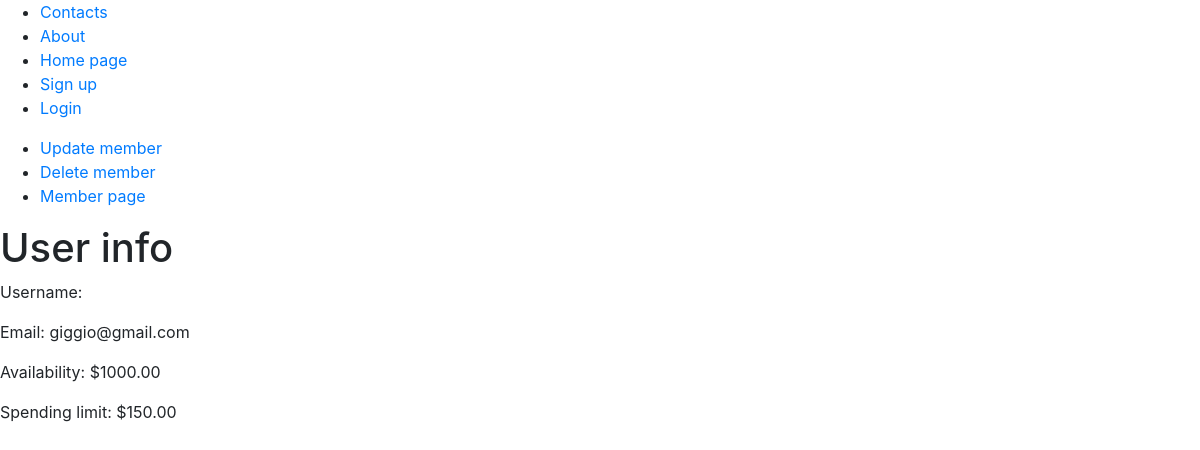
The app's page /user/giggio98, older data.
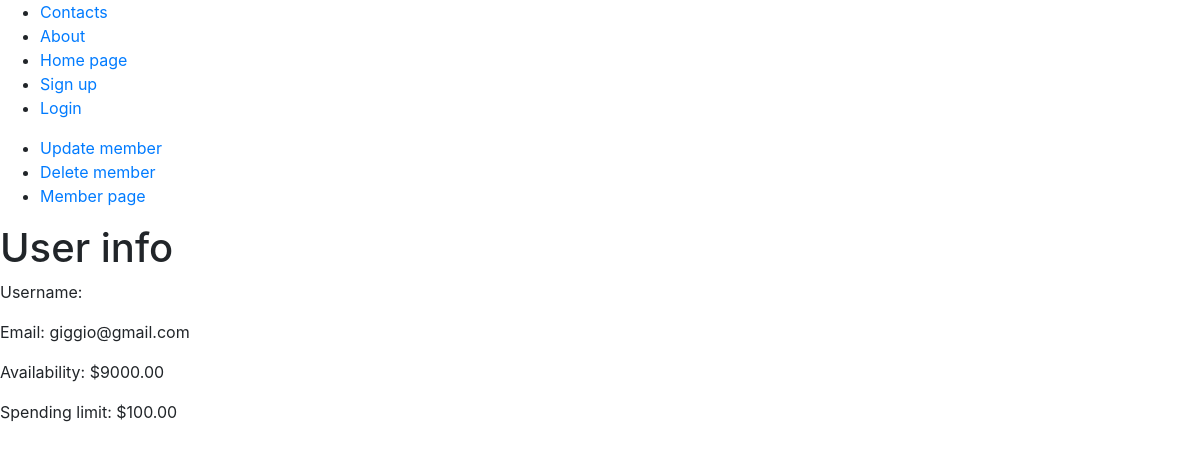
The same page, newer data.
### members/models.py (models this page shows, shortened)
class Member(models.Model):
    name = models.CharField(max_length=256, validators=[MinLengthValidator(8)])
    email = models.EmailField(max_length=256)
    availability = models.DecimalField(max_digits=10000, decimal_places=2)
    spendable = models.DecimalField(max_digits=10000, decimal_places=2, db_column='spending')
    author = models.CharField(max_length=256, default='')

### members/views.py (the view)
# urls.py: path('user/<str:name>', member_detail_view, name='member_detail_view'),                     # member.views
def member_detail_view(request, name):
    obj = get_object_or_404(Member, name=name)
    context = {
        "obj": obj
    }
    return render(request, "member/detail_member.html", context)

### templates/member/detail_member.html (shortened to what this page needs)
{% extends 'html/base.html' %}
{% block body_content %}
{% include 'html/navbar.html' %}
{% include 'html/member_ops.html' %}
<h1>User info</h1>
<p>Username: {{ obj.username }}</p>
<p>Email: {{ obj.email }}</p>
<p>Availability: ${{ obj.availability }}</p>
<p>Spending limit: ${{ obj.spendable }}</p>
{% endblock %}

### templates/html/base.html (shortened to what this page needs)
{% load static %}
<!DOCTYPE html>
<html>
    <head>
        <link
            rel="stylesheet"
            href="https://stackpath.bootstrapcdn.com/bootstrap/4.3.1/css/bootstrap.min.css"
>
    </head>
    <body>
        {% block body_content %}{% endblock %}
    </body>
</html>

### templates/html/navbar.html
<nav>
    <ul>
        <li> <a href="/contacts">Contacts</a> </li>
        <li> <a href="/about">About</a> </li>
        <li> <a href="/">Home page</a> </li>
        <li> <a href="/create_user">Sign up</a> </li>
        {% if user.is_authenticated %}
        <li> <a href="{% url 'member_list_view' logged_user=user.username %}">See members list</a></li>
        <li> <a href="/create_member">Create member</a> </li>
        <li> <a href="/logout">Logout</a></li>
        {% else %}
        <li> <a href="/login">Login</a> </li>
        {% endif %}
    </ul>
</nav>

### templates/html/member_ops.html
<ul>
    <li> <a href={% url 'update_member_view' name=obj.name %}>Update member</a> </li>
    <li> <a href={% url 'delete_member_view' name=obj.name %}>Delete member</a> </li>
    <li> <a href={% url 'member_detail_view' name=obj.name %}>Member page</a></li>
</ul>

Row changes from the older to the newer data that the page shows:
changed Member "giggio@gmail.com": availability "1000.00" → "9000.00"; spendable "150.00" → "100.00"
